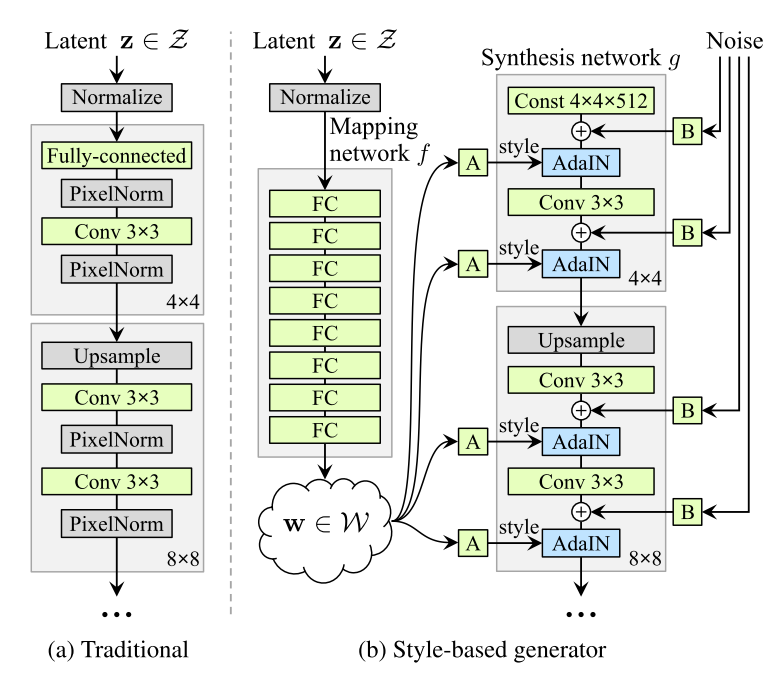
#> input picture style_based_generator.png, 779 x 676 px
$ jupyter execute 'A Style Based Generator Architecture for Generative Adversarial Networks.ipynb'   (shell and % lines are left out)
#> lines starting #> are read from the running program, lines starting #| are printed output that depends on the picture
# Abstract

* GAN architecture with ideas borrowed from Style Transfer Literature

Leads to:
* Unsupervised separation of high level attributes
* enables intuitive, scale-specific control of the synthesis

+ State of the art in terms of traditional distribution quality metrics
* Present a highly varied and high quality dataset of human faces

# Introduction

Current GAN algorithms have the following issues,
* the generators operate as black boxes
* difficulty in understanding the various aspects of the image synthesis process
* properties of the latent space are poorly understood

The proposed generator embeds the input latent code into an intermediate laten space, which has a profound effect on how the factors of variation are represented in the network.

####StyleGAN
StyleGAN generates the artificial image gradually, starting from a very low resolution and continuing to a high resolution (1024x1024). By modifying the input of each level separately, it controls the visual features that are expressed in that level, from coarse features(pose, face shape) to fine details (hair color) without affecting other levels.

The following text taken from:
https://towardsdatascience.com/explained-a-style-based-generator-architecture-for-gans-generating-and-tuning-realistic-6cb2be0f431
The pre-research paper of StyleGAN was ProGAN(progressive training see gif). ProGAN trains the generator and discriminator with a very low-resolution image (e.g. 4x4) and adds a higher resolution layer every time. This technique creates the foundation of the image by learning the base features which appear even in a low-resolution image, and learns more and more details over time as the resolution increases. ProGAN generates high-quality images but, as in most models, its ability to control specific featurs of the generated image is very limited. In other words, the features are entangled and therefore attempting to tweak the input, even a bit, usually affects multiple features at the same time.

https://towardsdatascience.com/progan-how-nvidia-generated-images-of-unprecedented-quality-51c98ec2cbd2

# Style-based generator

[cell 1]
from PIL import Image
img = Image.open('style_based_generator.png')
#> img is the input picture: PIL image 779x676 RGB; mean R, G, B 229.7, 232.6, 226.4
img.show()

[cell 2]
from matplotlib.pyplot import imshow
import matplotlib.pyplot as plt
import cv2
plt.figure(figsize=(10,10))
image = cv2.imread('style_based_generator.png',cv2.IMREAD_GRAYSCALE)
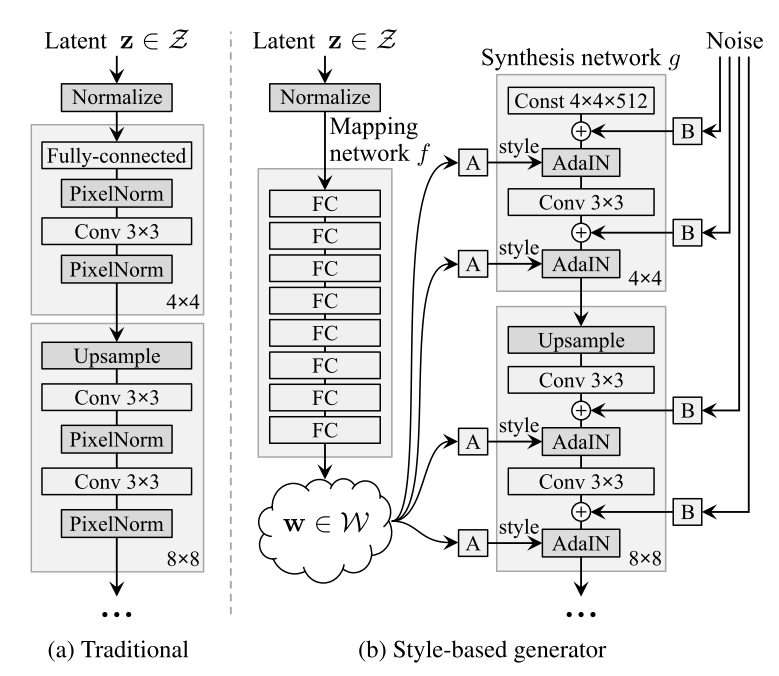
#> image: shape (676, 779); min 0, max 255, mean 231
imshow(image,cmap='gray')
